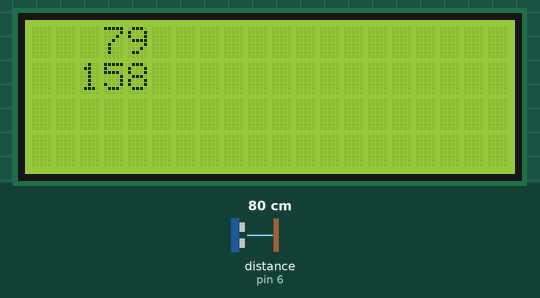
Bench run of a sketch on a simulated Arduino Uno, built with avr-gcc and run on an emulated ATmega328P. Parts: 20×4 character LCD. Wiring (inferred from the names in the program): ultrasonic range finder: trigger pin 5; echo pin 6. The test bench sets the inputs (shaded band); at power-on: distance to the obstacle (sensor on pin 6) 80 cm. The echo pulse lasts 58.3 µs per cm; what the sketch prints to the serial monitor is not drawn.

Above: at 1.3 s.
1.4 s: distance to the obstacle (sensor on pin 6) set to 2 cm
At 2.03 s:
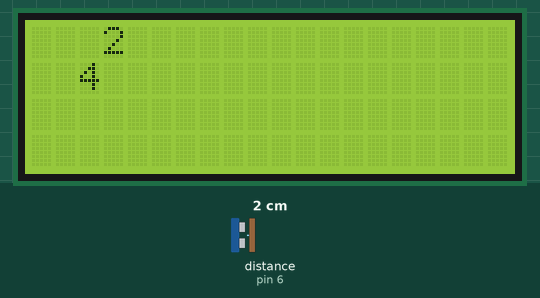
3.3 s: distance to the obstacle (sensor on pin 6) set to 4 cm
At 3.67 s:
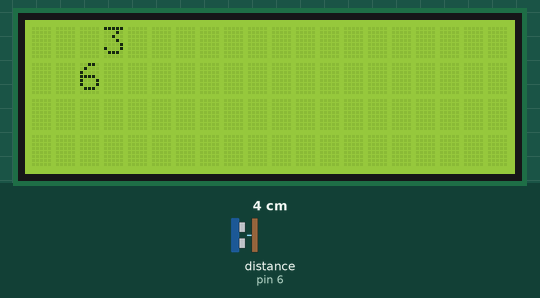
4.9 s: distance to the obstacle (sensor on pin 6) set to 9 cm
At 5.31 s:
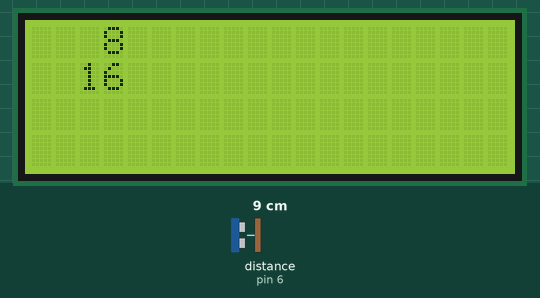

The sketch:

sketch_may05a.ino
```cpp
//YWROBOT
//Compatible with the Arduino IDE 1.0
//Library version:1.1
#include <Wire.h>
#include <LiquidCrystal_I2C.h>

LiquidCrystal_I2C lcd(0x27,20,4);  // set the LCD address to 0x27 for a 16 chars and 2 line display
int trigPin =5;
int echoPin =6;
long duration;
int distance;
void setup()
{
  pinMode(trigPin, OUTPUT);
  pinMode(echoPin, INPUT);
  lcd.init();                      // initialize the lcd
  lcd.init();
  lcd.backlight();
  Serial.begin(9600);
  }

void loop()
{
long dist = getDistance();
lcd.clear();
lcd.setCursor(3,0);
lcd.print(dist);
delay(50);
lcd.setCursor(2,1);
lcd.print(dist*2);
delay(300);
lcd.setCursor(3,12);
delay(50);
lcd.print(dist*4);
Serial.println(dist);
}

long getDistance(){
  digitalWrite(trigPin, LOW);
delayMicroseconds(2);
// Sets the trigPin on HIGH state for 10 micro seconds
digitalWrite(trigPin, HIGH);
delayMicroseconds(10);
digitalWrite(trigPin, LOW);

duration = pulseIn(echoPin, HIGH);
distance= duration*0.034/2;
return distance;
}
```
